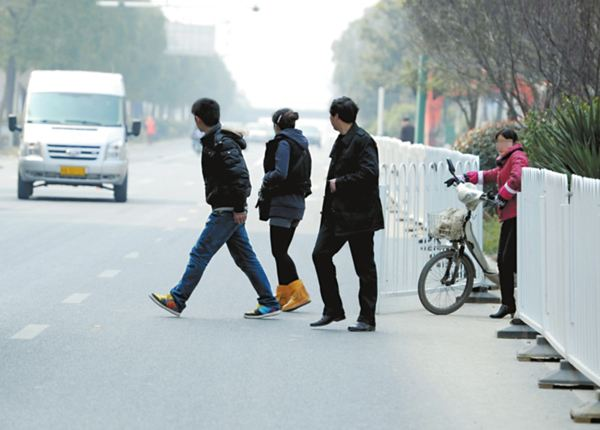
#> input picture pedestrian_detect/algorithm/pedtrian.jpeg, 600 x 430 px
$ python hogdetectPerson.py
#> lines starting #> are read from the running program, lines starting #| are printed output that depends on the picture; after the words box and inside, x2 and y2 are one past the last pixel; in counts of white or black regions, pixels touching at a corner belong together
#> further down, testImg is the input picture: shape (430, 600, 3); mean B, G, R 174.6, 173.1, 163.9
#!/usr/bin/env python
# -*- encoding: utf-8 -*-
'''
@filename    :hogdetectPerson.py
@brief       :利用HOG做行人检测
@time        :2020/03/14 11:17:55
@author      :hscoder
@versions    :1.0
@email       :hscoder@163.com
'''

from imutils.object_detection import non_max_suppression
from imutils.paths import list_images
import numpy as np
import cv2
import time
import imutils

hog = cv2.HOGDescriptor()
hog.setSVMDetector(cv2.HOGDescriptor_getDefaultPeopleDetector())
# hog.setSVMDetector(cv2.HOGDescriptor_getDaimlerPeopleDetector())

def hogdetectPerson(img):
    image = imutils.resize(img, width=min(400 , img.shape[1]))
    scale = float(float(img.shape[0] / image.shape[0]))
#> scale = 1.5

    (rects , weights) = hog.detectMultiScale(image , winStride=(4 , 4) , padding=(8 , 8) , scale=1.05)
#> rects = [[111, 64, 78, 156], [171, 56, 92, 183]]; weights = [0.654, 3.86]
    # apply nms
    rects = np.array([[x , y , x + w , y + h] for (x , y , w , h) in rects])
#> rects = [[111, 64, 189, 220], [171, 56, 263, 239]]
    pick = non_max_suppression(rects , probs = None , overlapThresh=0.65)
#> pick = [[171, 56, 263, 239], [111, 64, 189, 220]]

    pick = scale * pick
#> pick = [[257.1, 84.2, 395.4, 359.3], [166.9, 96.22, 284.2, 330.8]]

    return pick


if __name__ == "__main__":
    testImg = cv2.imread("pedtrian.jpeg")
    results = hogdetectPerson(testImg)
#> results has the same summary as pick in hogdetectPerson

    for (x1 , y1 , x2 , y2) in results:
        cv2.rectangle(testImg , (int(x1) , int(y1) ), (int(x2) , int(y2)) , (0 , 0 , 255))
#> this loop made 2 passes
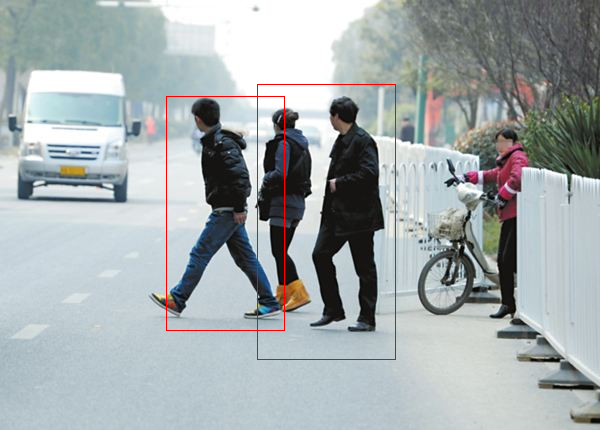
#> testImg: shape (430, 600, 3); 0.59% of pixels changed, all inside (x1, y1, x2, y2) = (166, 84, 396, 360)

    cv2.imshow("image" , testImg)
    cv2.waitKey(0)

$ run again, with pedestrian_detect/algorithm/aobama.jpeg copied over pedestrian_detect/algorithm/pedtrian.jpeg
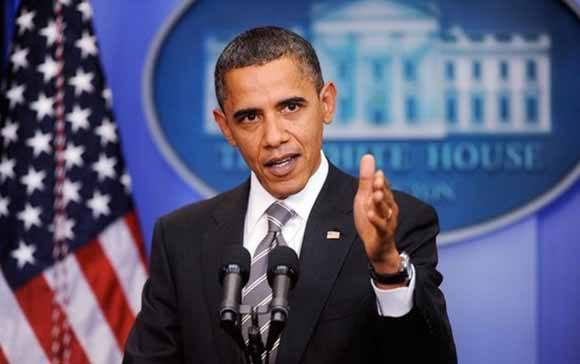
#> input picture pedestrian_detect/algorithm/aobama.jpeg, 580 x 364 px
#> testImg is the input picture: shape (364, 580, 3); mean B, G, R 116, 87.8, 87.8
#> in hogdetectPerson, `(rects , weights) = hog.detectMultiScale(image , winStride=(4 , 4) , p..`: rects = [[254, 105, 73, 145], [51, 120, 67, 131]]; weights = [1.55, 0.596]
#> in hogdetectPerson, `rects = np.array([[x , y , x + w , y + h] for (x , y , w , h) in rects])`: rects = [[254, 105, 327, 250], [51, 120, 118, 251]]
#> in hogdetectPerson, `pick = non_max_suppression(rects , probs = None , overlapThresh=0.65)`: pick = [[51, 120, 118, 251], [254, 105, 327, 250]]
#> in hogdetectPerson, `pick = scale * pick`: pick = [[73.96, 174, 171.1, 364], [368.4, 152.3, 474.2, 362.5]]
#> results has the same summary as pick in hogdetectPerson
#> the loop `for (x1 , y1 , x2 , y2) in results:` made 2 passes
#> after the loop `for (x1 , y1 , x2 , y2) in results:`:
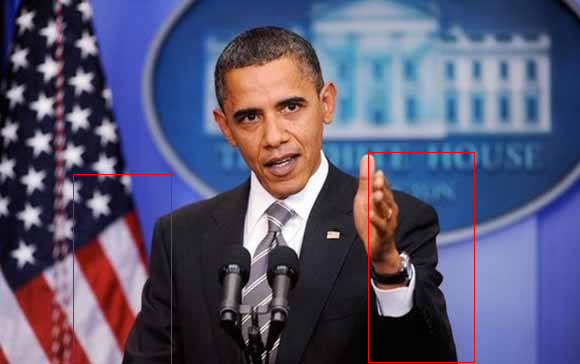
#> testImg: shape (364, 580, 3); 0.53% of pixels changed, all inside (x1, y1, x2, y2) = (73, 152, 475, 364)
